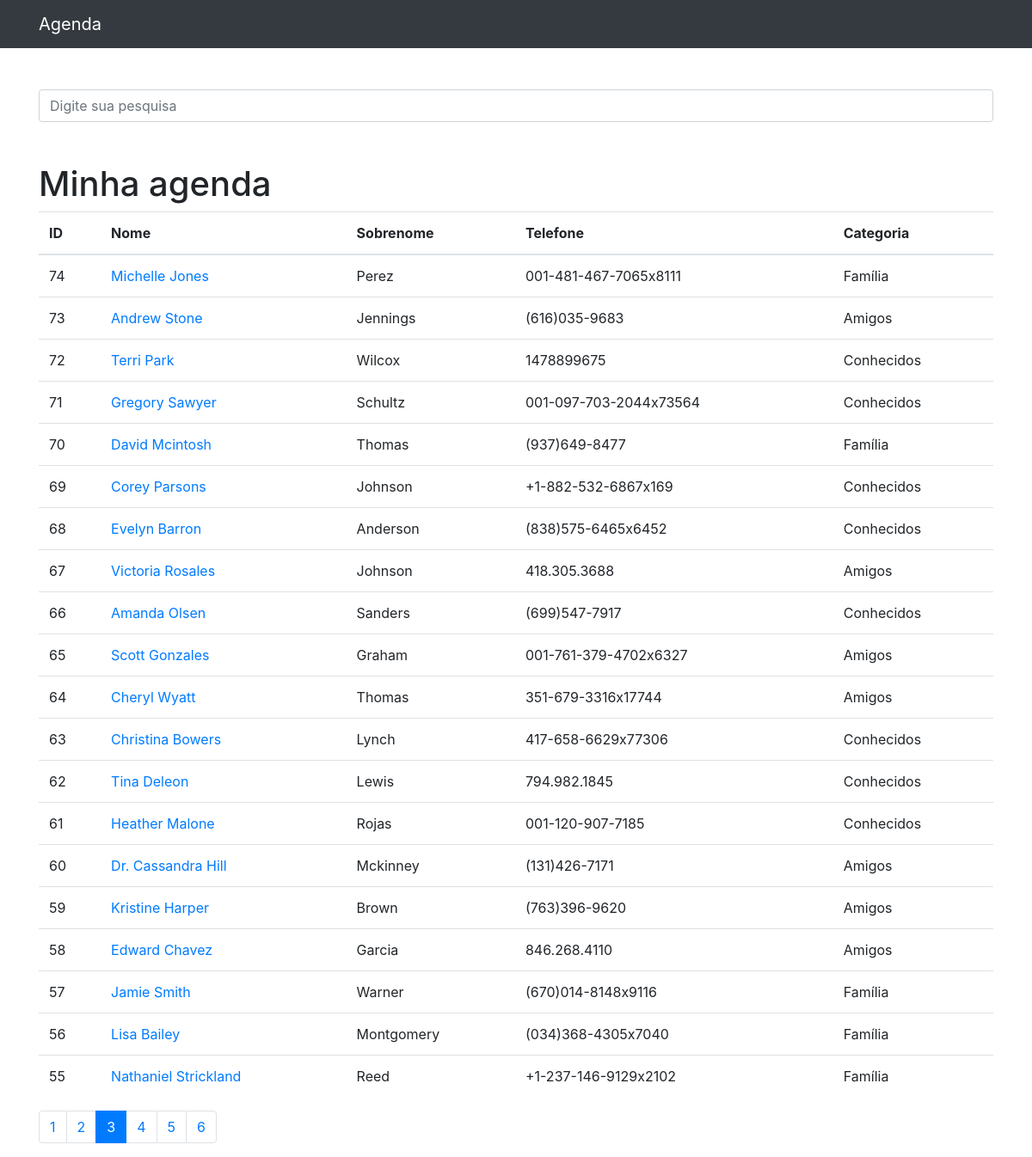
The page /?p=3&termo= on the database its author committed.
### contatos/models.py (models this page shows, shortened)
class Contato(models.Model):
    nome = models.CharField(max_length=255)
    sobrenome = models.CharField(max_length=255, blank=True)
    telefone = models.CharField(max_length=255)
    email = models.CharField(max_length=255, blank=True)
    data_criacao = models.DateTimeField(default=timezone.now)
    descricao = models.TextField(blank=True)
    categoria = models.ForeignKey(Categoria, on_delete=models.DO_NOTHING)
    mostrar = models.BooleanField(default=True)
    foto = models.ImageField(blank=True, upload_to='fotos/%Y/%m/')

class Categoria(models.Model):
    nome = models.CharField(max_length=255)
    def __str__(self):
        return self.nome

### contatos/views.py (the view)
# urls.py: path('', views.index, name='index'),
def index(request):
    contatos = Contato.objects.order_by('-id').filter(
        mostrar=True
    )
    paginator = Paginator(contatos, 20)
    page = request.GET.get('p')
    contatos = paginator.get_page(page)
    return render(request, 'contatos/index.html', {
        'contatos': contatos
    })

### contatos/templates/contatos/index.html
{% extends 'base.html' %}
{%block 'conteudo' %}
<h1 class="mt-5">Minha agenda</h1>
        <table class="table">
          <thead>
            <tr>
              <th>ID</th>
              <th>Nome</th>
              <th>Sobrenome</th>
              <th>Telefone</th>
              <th>Categoria</th>
            </tr>
          </thead>
          <tbody>
            {% for contato in contatos %}
              <tr>
                <td>{{ contato.id }}</td>
                <td>
                  <a href="{% url 'ver_contato' contato.id %}"> {{contato.nome}} </a>
                </td>
                <td>{{contato.sobrenome}}</td>
                <td>{{contato.telefone}}</td>
                <td>{{contato.categoria}}</td>
              </tr>
            {%endfor%}
          </tbody>
        </table>
<nav aria-label="Page navigation example">
  <ul class="pagination">
    {% for pagina in contatos.paginator.page_range %}
      {% if contatos.number == pagina %}
      <li class="page-item active"><a href="?p={{ pagina }}&termo={{ request.GET.termo }}" class="page-link">{{pagina}}</a></li>
      {% else %}
      <li class="page-item"><a href="?p={{ pagina }}&termo={{ request.GET.termo }}" class="page-link">{{pagina}}</a></li>
      {% endif %}
    {%endfor%}
  </ul>
</nav>
{%endblock%}

### rows shown on the page
Contato: id "74", nome "Michelle Jones", sobrenome "Perez", telefone "001-481-467-7065x8111", categoria "Família"
Contato: id "73", nome "Andrew Stone", sobrenome "Jennings", telefone "(616)035-9683", categoria "Amigos"
Contato: id "72", nome "Terri Park", sobrenome "Wilcox", telefone "1478899675", categoria "Conhecidos"
Contato: id "71", nome "Gregory Sawyer", sobrenome "Schultz", telefone "001-097-703-2044x73564", categoria "Conhecidos"
Contato: id "70", nome "David Mcintosh", sobrenome "Thomas", telefone "(937)649-8477", categoria "Família"
Contato: id "69", nome "Corey Parsons", sobrenome "Johnson", telefone "+1-882-532-6867x169", categoria "Conhecidos"
Contato: id "68", nome "Evelyn Barron", sobrenome "Anderson", telefone "(838)575-6465x6452", categoria "Conhecidos"
Contato: id "67", nome "Victoria Rosales", sobrenome "Johnson", telefone "418.305.3688", categoria "Amigos"
Contato: id "66", nome "Amanda Olsen", sobrenome "Sanders", telefone "(699)547-7917", categoria "Conhecidos"
Contato: id "65", nome "Scott Gonzales", sobrenome "Graham", telefone "001-761-379-4702x6327", categoria "Amigos"
Contato: id "64", nome "Cheryl Wyatt", sobrenome "Thomas", telefone "351-679-3316x17744", categoria "Amigos"
Contato: id "63", nome "Christina Bowers", sobrenome "Lynch", telefone "417-658-6629x77306", categoria "Conhecidos"
Contato: id "62", nome "Tina Deleon", sobrenome "Lewis", telefone "794.982.1845", categoria "Conhecidos"
Contato: id "61", nome "Heather Malone", sobrenome "Rojas", telefone "001-120-907-7185", categoria "Conhecidos"
Contato: id "60", nome "Dr. Cassandra Hill", sobrenome "Mckinney", telefone "(131)426-7171", categoria "Amigos"
Contato: id "59", nome "Kristine Harper", sobrenome "Brown", telefone "(763)396-9620", categoria "Amigos"
Contato: id "58", nome "Edward Chavez", sobrenome "Garcia", telefone "846.268.4110", categoria "Amigos"
Contato: id "57", nome "Jamie Smith", sobrenome "Warner", telefone "(670)014-8148x9116", categoria "Família"
Contato: id "56", nome "Lisa Bailey", sobrenome "Montgomery", telefone "(034)368-4305x7040", categoria "Família"
Contato: id "55", nome "Nathaniel Strickland", sobrenome "Reed", telefone "+1-237-146-9129x2102", categoria "Família"

### other values the page prints
{{ pagina }} "1" "2" "4" "5" "6"
{{ pagina }} "3"
